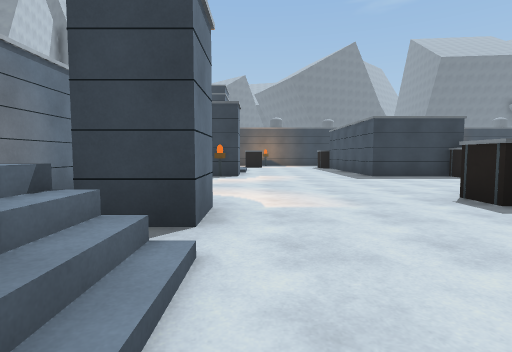
[1] (above)

19 first-person views from a walk through a 3-D level made in the Unity game engine. The camera is 1.2 m above the floor, tilts 4° down and sees 80° across. The floor is counted in squares, 2 m on a side. Each view is taken from the middle of a square. On the plan, view 1 faces up. The plan holds only what a view shows up to about 9 squares ahead; the rest is blank. The place goes on beyond the plan.

[2]
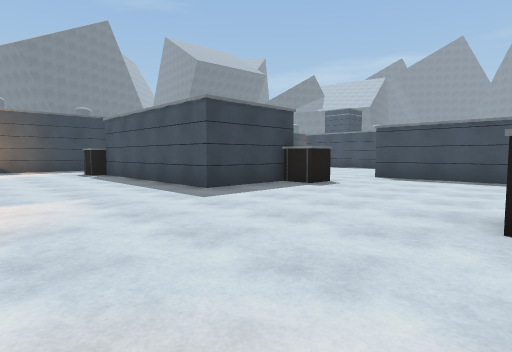

[3]
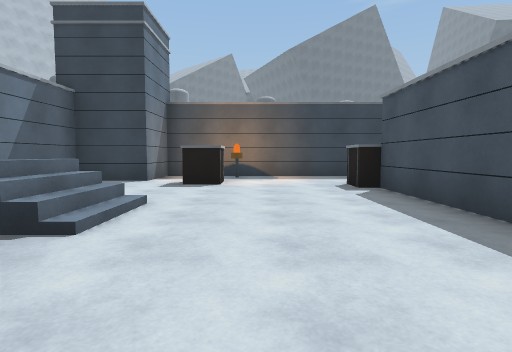

[4]
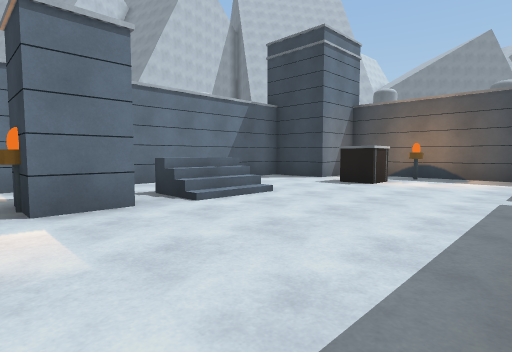

[5]
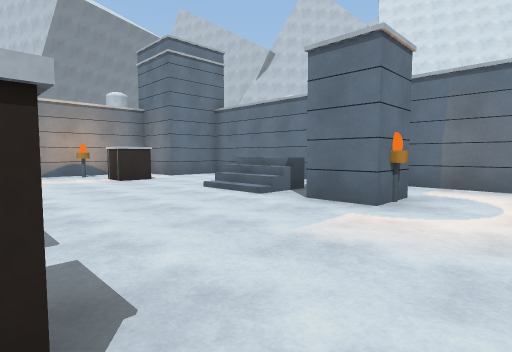

[6]
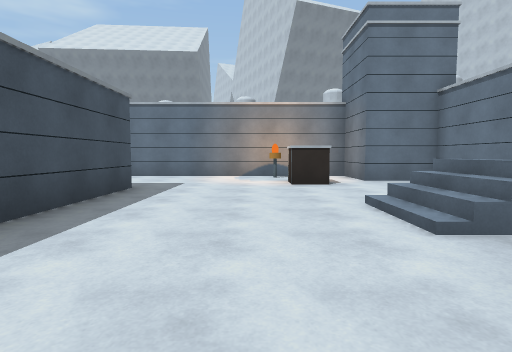

[7]
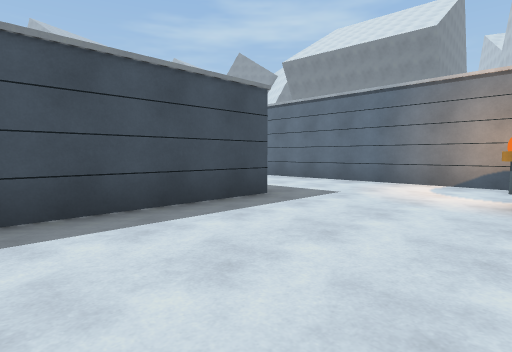

[8]
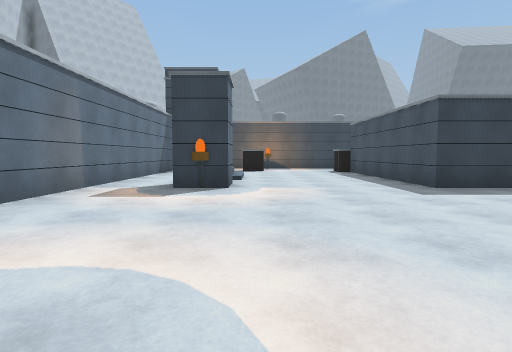

[9]
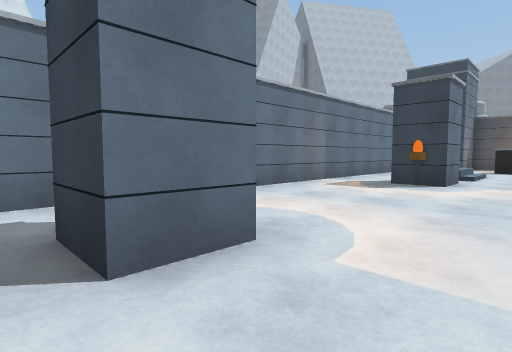

[10]
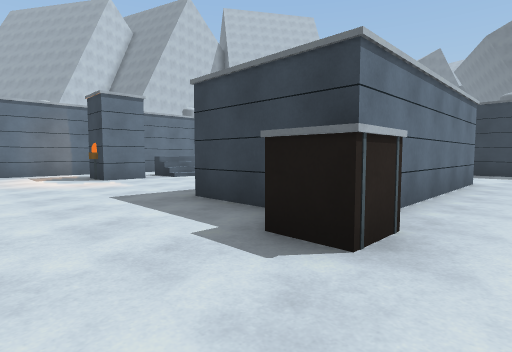

[11]
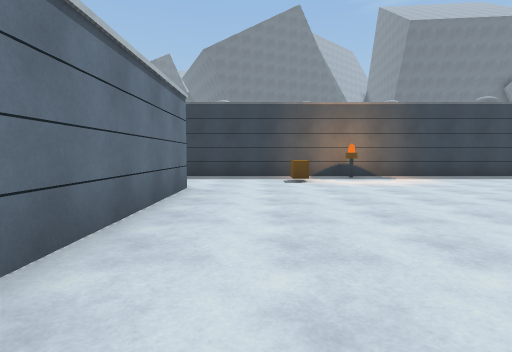

[12]
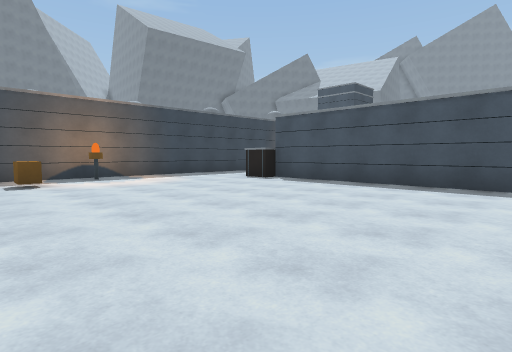

[13]
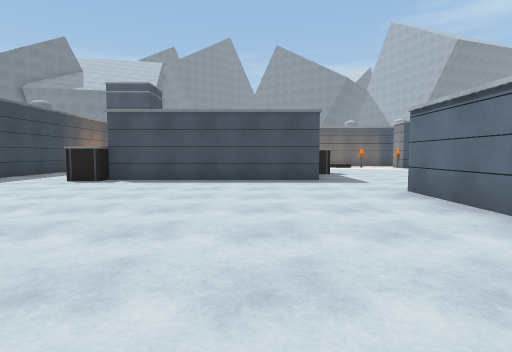

[14]
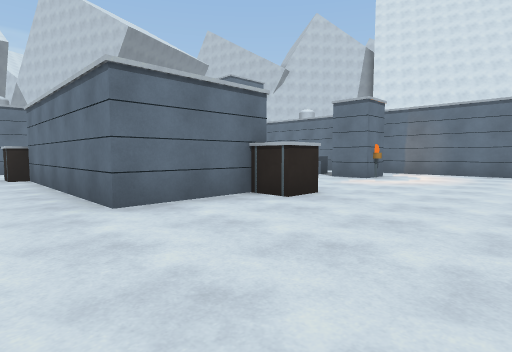

[15]
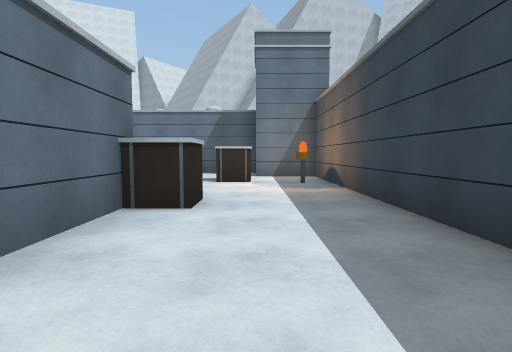

[16]
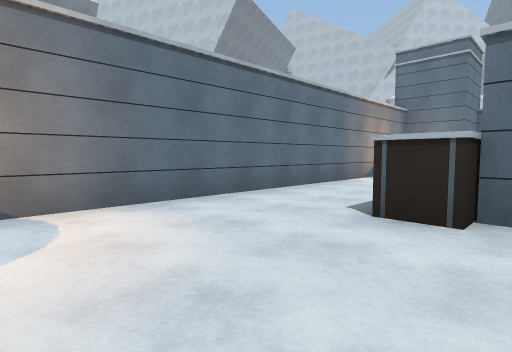

[17]
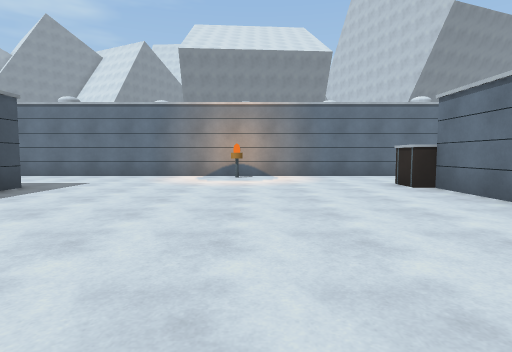

[18]
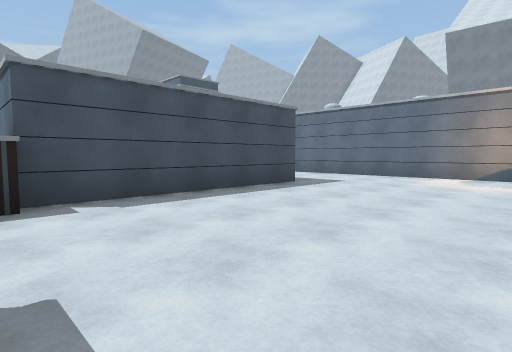

[19]
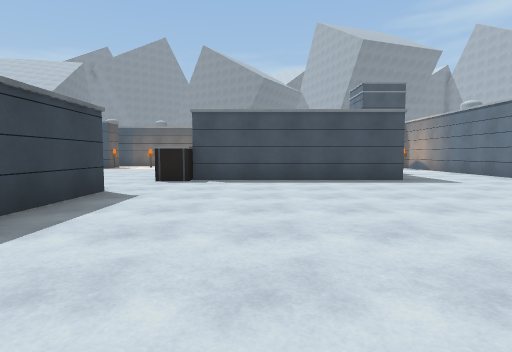

### Floor plan
Ten units are one square. View 1 is at (0, 0); x grows to the right and y downward. Boxes are objects, and circles mark ways between rooms. Rooms are numbered by the first view taken in them; rooms with no view inside come last. Other rooms are left out.
<svg viewBox="-36 -171 199 222">
<path fill="none" stroke="#000" d="M29 -35 29 -43 36 -43 36 -35M32 -35 58 -35M61 -77 54 -77 54 -85M58 -85 32 -85 32 -135 29 -135 29 -143 36 -143M-31 -6 -31 30 -15 30 -15 46 74 46M32 16 32 -18M80 -48 80 -75M-5 21 3 21 3 29M3 -150 3 -141 -5 -141M44 -166 -15 -166 -15 -150 -31 -150 -31 -22M58 -135 58 -94M89 -75 110 -75M61 -85 61 -77M132 -84 132 -135 129 -135 129 -144M36 -143 36 -135M32 -135 52 -135M151 -166 44 -166M132 16 132 -35M129 -35 129 -44M110 -45 89 -45M74 46 158 46M58 -35 58 15 61 15 61 24"/>
<rect x="-15" y="-35" width="10" height="10" fill="#bbb"><title>other object</title></rect>
<rect x="-15" y="-45" width="10" height="10" fill="#bbb"><title>other object</title></rect>
<rect x="-15" y="-85" width="10" height="10" fill="#bbb"><title>other object</title></rect>
<rect x="-15" y="-95" width="10" height="10" fill="#bbb"><title>other object</title></rect>
<rect x="-5" y="35" width="10" height="10" fill="#bbb"><title>other object</title></rect>
<rect x="-5" y="-165" width="10" height="10" fill="#bbb"><title>other object</title></rect>
<rect x="75" y="-155" width="10" height="10" fill="#bbb"><title>other object</title></rect>
<rect x="85" y="-165" width="10" height="10" fill="#bbb"><title>other object</title></rect>
<rect x="85" y="35" width="10" height="10" fill="#bbb"><title>other object</title></rect>
<circle cx="35" cy="-155" r="3" fill="#2a7"/>
<circle cx="70" cy="-70" r="3" fill="#2a7"/>
<circle cx="65" cy="-45" r="3" fill="#2a7"/>
<circle cx="65" cy="35" r="3" fill="#2a7"/>
<text x="10" y="-50">1</text>
<text x="90" y="-120">2</text>
<text x="100" y="0">3</text>
</svg>
Room 1 opens to room 2. Room 1 opens to room 3.

Where each view was taken, in squares from view 1:
view 1: 0 up, 0 right, facing up
view 2: 4 up, 0 right, facing up-right
view 3: 8 up, 1 right, facing up
view 4: 8 up, 3 right, facing up-left
view 5: 5 up, 3 right, facing down-left
view 6: 4 up, 1 right, facing down
view 7: 2 up, 0 right, facing down-right
view 8: 3 up, 0 right, facing up
view 9: 2 up, 1 right, facing up-left
view 10: 6 up, 7 right, facing up-left
view 11: 8 up, 7 right, facing up
view 12: 8 up, 7 right, facing up-right
view 13: 10 up, 6 right, facing right
view 14: 7 up, 7 right, facing down-left
view 15: 15 up, 7 right, facing left
view 16: 1 down, 9 right, facing down-left
view 17: 4 up, 9 right, facing down
view 18: 4 up, 9 right, facing down-right
view 19: 2 up, 6 right, facing right
